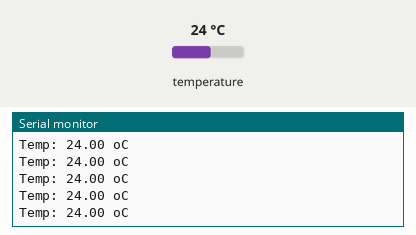
Bench run of a sketch on a simulated Arduino Uno, built with avr-gcc and run on an emulated ATmega328P. On the bench: the last lines printed to the serial monitor. The test bench sets the inputs (shaded band); at power-on: temperature 24 °C.

Above: at 1.2 s.
1.3 s: temperature set to 12 °C
At 2.3 s:
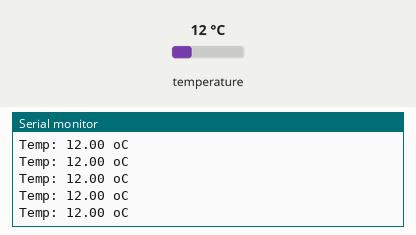
2.8 s: temperature set to 19 °C
At 3.5 s:
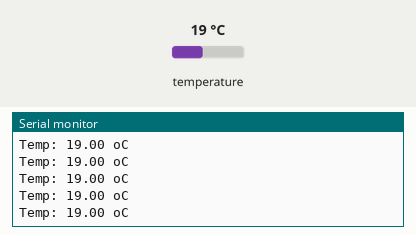
Timing chart, 0 to 5.8 s (numbered marks = the images above; inputs shaded):
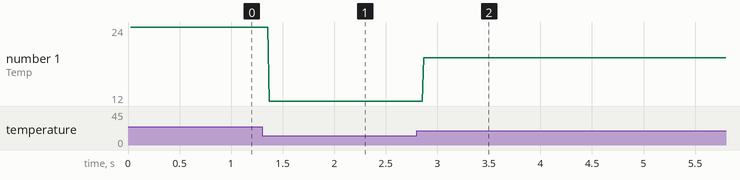

Measured:
- after the input at 1.3 s, the serial monitor: prints a new line after 0.07 s (image 1)
- after the input at 2.8 s, the serial monitor: prints a new line after 0.07 s (image 2)
- plotted number 1: 24 → 12 after the input at 1.3 s, 12 → 19 after the input at 2.8 s

The sketch:

prueba_sensor_temperatura_tp_integrador.ino
```cpp
//katz-Katon-Perez-Perez

#include <Wire.h>
#include <SPI.h> //Why? Because library supports SPI and I2C connection
#include <Adafruit_Sensor.h>
#include <Adafruit_BMP280.h> //encontrar en el administrador de librerias

//Setup connection of the sensor
Adafruit_BMP280 bmp; // I2C


//Variables
float temperature;

void setup() {
  bmp.begin();    //Begin the sensor
    Serial.begin(9600); //Begin serial communication at 9600bps
    Serial.println("Adafruit BMP280 test:");
}

void loop() {
  //Read values from the sensor:
  temperature = bmp.readTemperature();

  //Print values to serial monitor:
    Serial.print(("Temp: "));
    Serial.print(temperature);
    Serial.print(" oC");
    Serial.println();
}
```
